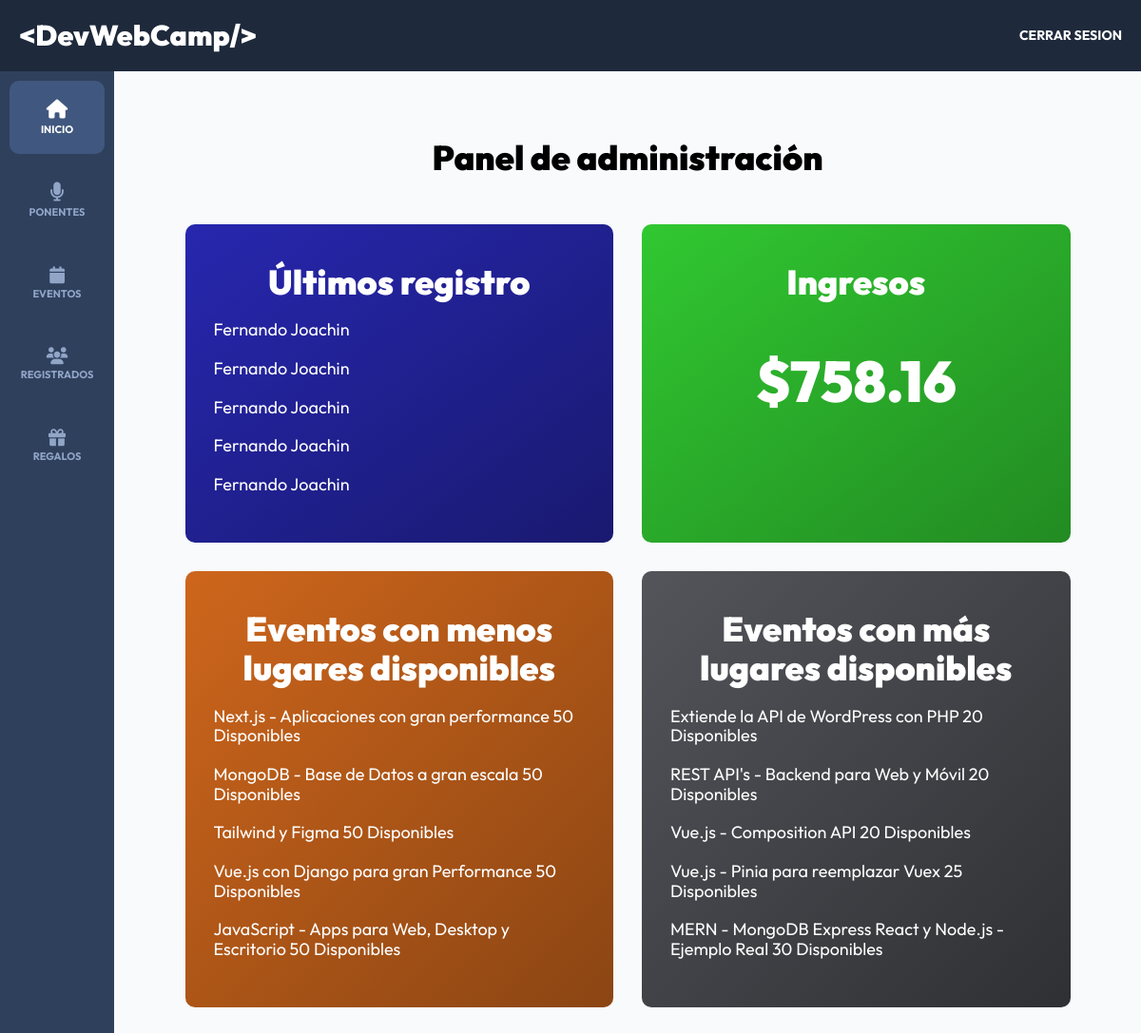
Page /admin/dashboard (signed in) on the earlier database version.
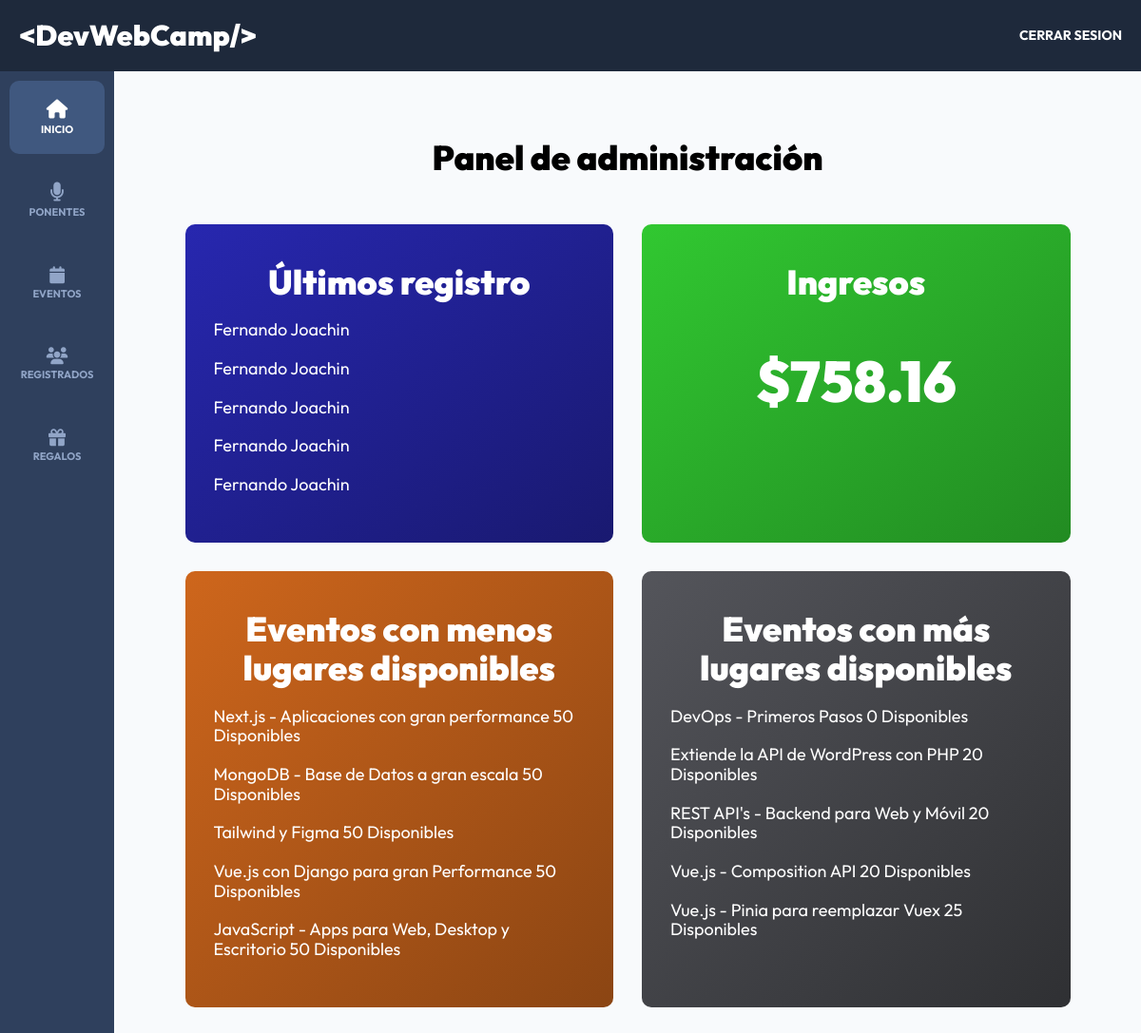
Same page on the later database version.
### tables this page shows
CREATE TABLE `registros` (
  `id` int NOT NULL AUTO_INCREMENT,
  `paquete_id` int DEFAULT NULL,
  `pago_id` varchar(30) DEFAULT NULL,
  `token` varchar(8) DEFAULT NULL,
  `usuario_id` int DEFAULT NULL,
  `regalo_id` int DEFAULT NULL,
  PRIMARY KEY (`id`),
  KEY `fk_registros_paquetes_idx` (`paquete_id`),
  KEY `fk_registros_usuario_idx` (`usuario_id`),
  KEY `fk_registros_regalos_idx` (`regalo_id`),
  CONSTRAINT `fk_registros_paquetes` FOREIGN KEY (`paquete_id`) REFERENCES `paquetes` (`id`) ON DELETE CASCADE ON UPDATE CASCADE,
  CONSTRAINT `fk_registros_regalos` FOREIGN KEY (`regalo_id`) REFERENCES `regalos` (`id`) ON DELETE CASCADE ON UPDATE CASCADE,
  CONSTRAINT `fk_registros_usuarios` FOREIGN KEY (`usuario_id`) REFERENCES `usuarios` (`id`) ON DELETE CASCADE ON UPDATE CASCADE
);

CREATE TABLE `usuarios` (
  `id` int NOT NULL AUTO_INCREMENT,
  `nombre` varchar(40) DEFAULT NULL,
  `apellido` varchar(40) DEFAULT NULL,
  `email` varchar(40) DEFAULT NULL,
  `password` varchar(60) DEFAULT NULL,
  `confirmado` tinyint(1) DEFAULT NULL,
  `token` varchar(13) DEFAULT NULL,
  `admin` tinyint(1) DEFAULT NULL,
  PRIMARY KEY (`id`)
);

CREATE TABLE `eventos` (
  `id` int NOT NULL AUTO_INCREMENT,
  `nombre` varchar(120) DEFAULT NULL,
  `descripcion` text,
  `disponibles` int DEFAULT NULL,
  `categoria_id` int DEFAULT NULL,
  `dia_id` int DEFAULT NULL,
  `hora_id` int DEFAULT NULL,
  `ponente_id` int DEFAULT NULL,
  PRIMARY KEY (`id`),
  KEY `fk_eventos_dias_idx` (`dia_id`),
  KEY `fk_eventos_categorias_idx` (`categoria_id`),
  KEY `fk_eventos_horas_idx` (`hora_id`),
  KEY `fk_eventos_ponentes_idx` (`ponente_id`),
  CONSTRAINT `fk_eventos_categorias` FOREIGN KEY (`categoria_id`) REFERENCES `categorias` (`id`) ON DELETE CASCADE ON UPDATE CASCADE,
  CONSTRAINT `fk_eventos_dias` FOREIGN KEY (`dia_id`) REFERENCES `dias` (`id`) ON DELETE CASCADE ON UPDATE CASCADE,
  CONSTRAINT `fk_eventos_horas` FOREIGN KEY (`hora_id`) REFERENCES `horas` (`id`) ON DELETE CASCADE ON UPDATE CASCADE,
  CONSTRAINT `fk_eventos_ponentes` FOREIGN KEY (`ponente_id`) REFERENCES `ponentes` (`id`) ON DELETE CASCADE ON UPDATE CASCADE
);

### controllers/DashboardController.php (called while the page is built, shortened)
<?php
class DashboardController{
    public static function index(Router $router){
        $registros = Registro::get(5);
        foreach($registros as $registro){
            $registro->usuario = Usuario::find($registro->usuario_id);
        }
        $virtuales = Registro::total("paquete_id",2);
        $presenciales = Registro::total("paquete_id",1);
        $ingresos = ($virtuales * 46.41) + ($presenciales * 189.54);
        $mayor_disponibles = Evento::ordenarLimite("disponibles", "ASC", 5);
        $menor_disponibles = Evento::ordenarLimite("disponibles", "DESC", 5);
        $router->render("admin/dashboard/index",[
            "titulo" => "Panel de administración",
            "registros" => $registros,
            "ingresos" => $ingresos,
            "mayor_disponibles" => $mayor_disponibles,
            "menor_disponibles" => $menor_disponibles
        ]);
    }
}

### public/index.php (called while the page is built, shortened)
<?php
$router = new Router();
$router->get('/login', [AuthController::class, 'login']);
$router->post('/login', [AuthController::class, 'login']);
$router->post('/logout', [AuthController::class, 'logout']);
$router->get('/registro', [AuthController::class, 'registro']);
$router->post('/registro', [AuthController::class, 'registro']);
$router->get('/olvide', [AuthController::class, 'olvide']);
$router->post('/olvide', [AuthController::class, 'olvide']);
$router->get('/reestablecer', [AuthController::class, 'reestablecer']);
$router->post('/reestablecer', [AuthController::class, 'reestablecer']);
$router->get('/mensaje', [AuthController::class, 'mensaje']);
$router->get('/confirmar-cuenta', [AuthController::class, 'confirmar']);
$router->get('/admin/dashboard', [DashboardController::class, 'index']);
$router->get('/admin/ponentes', [PonentesController::class, 'index']);
$router->get('/admin/ponentes/crear', [PonentesController::class, 'crear']);
$router->post('/admin/ponentes/crear', [PonentesController::class, 'crear']);
$router->get('/admin/ponentes/editar', [PonentesController::class, 'editar']);
$router->post('/admin/ponentes/editar', [PonentesController::class, 'editar']);
$router->post('/admin/ponentes/eliminar', [PonentesController::class, 'eliminar']);
$router->get('/admin/eventos', [EventosController::class, 'index']);
$router->get('/admin/eventos/crear', [EventosController::class, 'crear']);
$router->post('/admin/eventos/crear', [EventosController::class, 'crear']);
$router->get('/admin/eventos/editar', [EventosController::class, 'editar']);
$router->post('/admin/eventos/editar', [EventosController::class, 'editar']);
$router->post('/admin/eventos/eliminar', [EventosController::class, 'eliminar']);
$router->get('/api/eventos-horario', [APIEventos::class, 'index']);
$router->get('/api/ponentes', [APIPonentes::class, 'index']);
$router->get('/api/ponente', [APIPonentes::class, 'ponente']);
$router->get('/api/tags', [APITags::class, 'index']);
$router->get('/api/regalos', [APIRegalos::class, 'index']);
$router->get('/admin/registrados', [RegistradosController::class, 'index']);
$router->get('/admin/regalos', [RegalosController::class, 'index']);
$router->get('/finalizar-registro', [RegistroController::class, 'crear']);
$router->post('/finalizar-registro/gratis', [RegistroController::class, 'gratis']);
$router->post('/finalizar-registro/pagar', [RegistroController::class, 'pagar']);
$router->get('/finalizar-registro/conferencias', [RegistroController::class, 'conferencias']);
$router->post('/finalizar-registro/conferencias', [RegistroController::class, 'conferencias']);
$router->get('/boleto', [RegistroController::class, 'boleto']);
$router->get('/', [PaginasController::class, 'index']);
$router->get('/devwebcamp', [PaginasController::class, 'evento']);
$router->get('/paquetes', [PaginasController::class, 'paquetes']);
$router->get('/workshops-conferencia', [PaginasController::class, 'conferencias']);
$router->get('/404', [PaginasController::class, 'error']);
$router->comprobarRutas();

### models/ActiveRecord.php (called while the page is built, shortened)
<?php
class ActiveRecord {
    protected static $db;
    protected static $tabla = '';
    public static function setDB($database) {
        self::$db = $database;
    }
    public static function consultarSQL($query) {
        $resultado = self::$db->query($query);
        $array = [];
        while($registro = $resultado->fetch_assoc()) {
            $array[] = static::crearObjeto($registro);
        }
        return $array;
    }
    protected static function crearObjeto($registro) {
        $objeto = new static;
        foreach($registro as $key => $value ) {
            if(property_exists( $objeto, $key  )) {
                $objeto->$key = $value;
            }
        }
        return $objeto;
    }
    public static function find($id) {
        $query = "SELECT * FROM " . static::$tabla  ." WHERE id = {$id}";
        $resultado = self::consultarSQL($query);
        return array_shift( $resultado ) ;
    }
    public static function get($limite) {
        $query = "SELECT * FROM " . static::$tabla . " ORDER BY id DESC LIMIT {$limite} " ;
        $resultado = self::consultarSQL($query);
        return $resultado;
    }
    public static function ordenarLimite($columna, $orden, $limite) {
        $query = "SELECT * FROM " . static::$tabla . " ORDER BY {$columna} {$orden} LIMIT {$limite} ";
        $resultado = self::consultarSQL($query);
        return $resultado;
    }
}

### views/admin/dashboard/index.php (the view, shortened to what the changed rows need)
<h2 class="dashboard__heading"><?php echo $titulo;?></h2>
<main class="bloques">
    <div class="bloques__grid">
        <div class="bloque">
            <?php foreach($registros as $registro){ ?>
                <div class="bloque__contenido">
                    <p class="bloque__texto">
                        <?php echo $registro->usuario->nombre . " " . $registro->usuario->apellido ;?>
                    </p>
                </div>
            <?php }?>
        </div>
        <div class="bloque">
            <?php foreach($menor_disponibles as $evento){ ?>
                <div class="bloque__contenido">
                    <p class="bloque__texto">
                        <?php echo $evento->nombre . " " . $evento->disponibles . " Disponibles" ;?>
                    </p>
                </div>
            <?php }?>
        </div>
        <div class="bloque">
            <?php foreach($mayor_disponibles as $evento){ ?>
                <div class="bloque__contenido">
                    <p class="bloque__texto">
                        <?php echo $evento->nombre . " " . $evento->disponibles . " Disponibles" ;?>
                    </p>
                </div>
            <?php }?>
        </div>
    </div>
</main>

Differences in the rows shown:
no longer on this page (row unchanged): eventos: nombre "MERN - MongoDB Express React y Node.js - Ejemplo Real", disponibles "30", shown under "Eventos con más lugares disponibles"
now on this page (row edited): eventos: nombre "DevOps - Primeros Pasos", disponibles "0", shown under "Eventos con más lugares disponibles"
